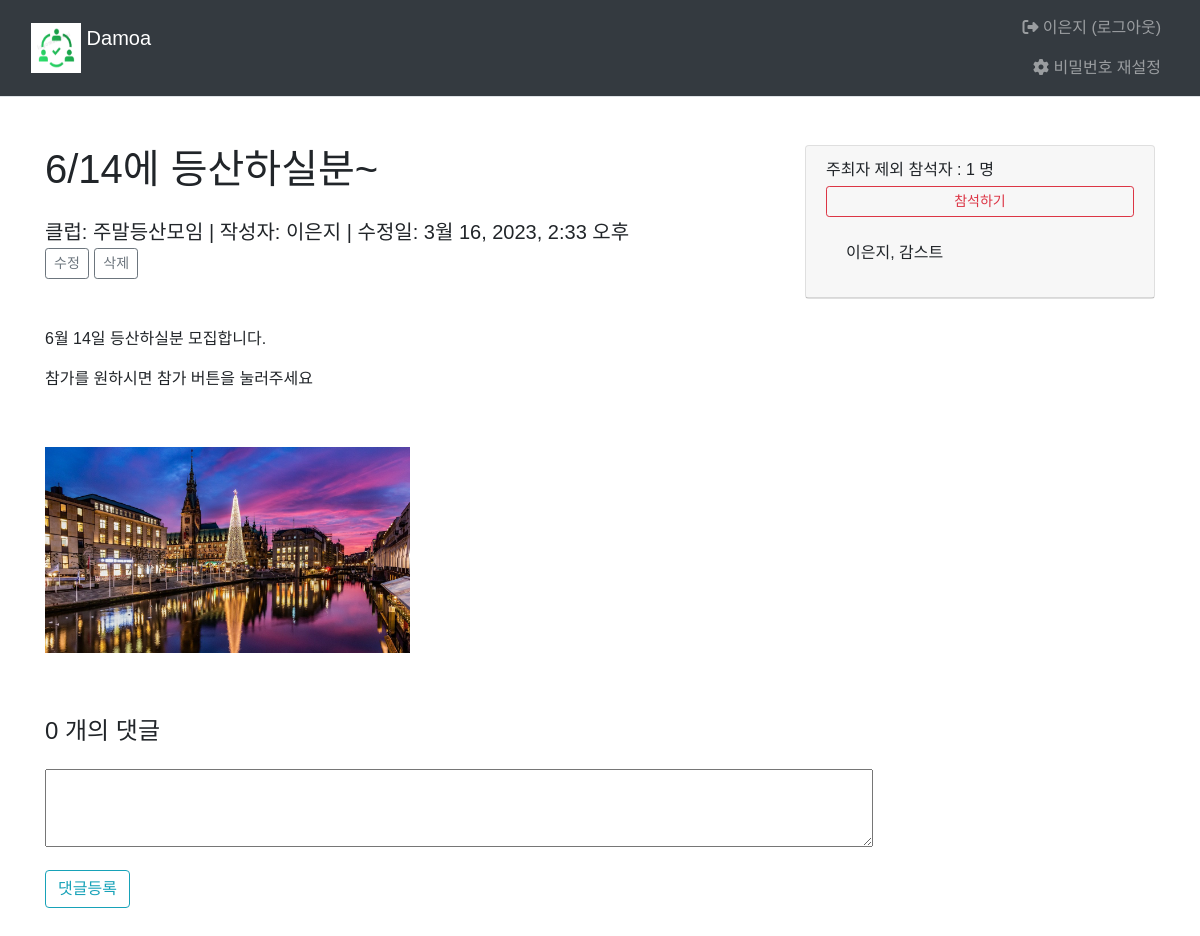
The app's page /main/board_list/reply/create/310/ (signed in), older data.
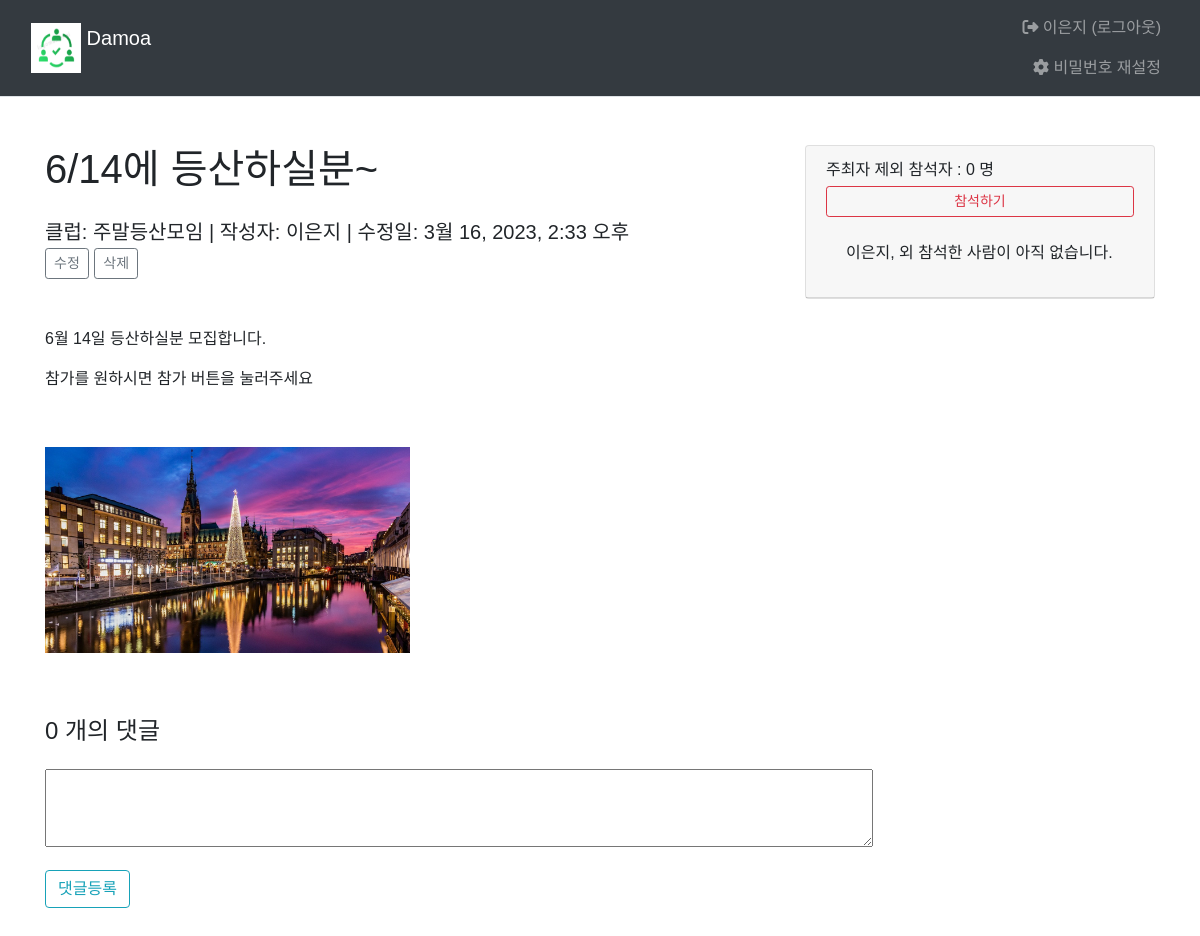
The same page, newer data.
### main/models.py (models this page shows, shortened)
class Board(models.Model):
    club = models.ForeignKey(Club, on_delete=models.CASCADE)
    author = models.ForeignKey(settings.AUTH_USER_MODEL, on_delete=models.CASCADE, default=1, null=True, related_name='author_board')
    subject = models.CharField('제목', max_length = 200,
                               help_text='게시글의 제목을 한 줄로 작성하세요.')
    content = models.TextField('내용', help_text='내용을 상세히 작성하세요.')
    create_date = models.DateTimeField('생성일')
    modify_date = models.DateTimeField(null=True, blank=True)
    voter=models.ManyToManyField(settings.AUTH_USER_MODEL, related_name='voter_board')
    event_date = models.DateTimeField('모임일',null=True, blank=True)

class Club(models.Model):
    class category(models.TextChoices):
        from django.utils.translation import gettext_lazy as _
        COOK = 'CK', _('Cook')
        CULTURE = 'CT', _('Culture')
        GAME = 'GA', _('Game')
        LANGUAGE = 'LA', _('Language')
        MUSIC = 'MU', _('Music')
        OUTDOOR = 'OD', _('Outdoor')
        SPORTS = 'SP', _('Sports')
    category = models.CharField(
        max_length=10,
        choices = category.choices,
        null=True
    )
    name=models.TextField('클럽이름')
    author = models.ForeignKey(settings.AUTH_USER_MODEL, on_delete=models.CASCADE, default=1, null=True, related_name='author_club')

### common/models.py (models this page shows)
class CustomUser(AbstractBaseUser, PermissionsMixin) :
    email = models.EmailField(blank=True, unique=True, default='')
    username = models.CharField(max_length = 15, unique=True)
    name = models.CharField(max_length=15)
    age = models.IntegerField()
    ad = models.CharField(max_length=50)
    is_active = models.BooleanField(default=True)
    is_superuser = models.BooleanField(default=True)
    is_staff = models.BooleanField(default=True)
    date_joined = models.DateTimeField(default=timezone.now)
    last_login = models.DateTimeField(blank=True, null=True)
    objects = CustomUserManager()
    USERNAME_FIELD = 'username'
    REQUIRED_FIELD = ['name']
    class Meta :
        ordering = ['-date_joined']
        verbose_name = 'User'
        verbose_name_plural = 'User'

### main/views.py (the view)
# urls.py: path('main/board_list/reply/create/<int:board_id>/', views.reply_create, name='reply_create'),
@login_required(login_url = 'common:login')
def reply_create(request, board_id):
    board=get_object_or_404(Board, pk=board_id)
    if request.method=='POST':
        form=ReplyForm(request.POST)
        if form.is_valid():
            reply=form.save(commit=False)
            reply.author=request.user
            reply.create_date=timezone.now()
            reply.board=board
            reply.save()
            return redirect('main:detail', board_id=board.id)
    else:
        form=ReplyForm()
    context={'board':board, 'form':form}
    return render(request, 'main/board_detail.html', context)

### main/forms.py
class ReplyForm(forms.ModelForm):
    class Meta:
        model = Reply
        fields = ['content']
        labels={
            'content':'답변내용',
        }

### templates/main/board_detail.html (shortened to what this page needs)
{% extends 'base.html' %}
{% block content %}
  <div class="container py-5">
    <div class="row">
      <div class="col-lg-8">
        <h1 class="mb-4">
          {{ board.subject }}</h1>
        <div class="lead mb-5">
          클럽:
          {{ board.club.name }}
          | 작성자:
          {{ board.author.name }}
          {% if board.modify_date %}
            | 수정일:
            {{ board.modify_date }}
            {%else%}
            | 작성일:
            {{ board.create_date }}
          {% endif %}
          <br>
          {% if request.user == board.author %}
            <a href="{% url 'main:board_modify' board.id %}" class="btn btn-sm btn-outline-secondary">수정</a>
            <a href="#" class="delete btn btn-sm btn-outline-secondary" data-uri="{% url 'main:board_delete' board.id %}">삭제</a>
          {% endif %}
        </div>
        {% autoescape off %}
        <p>{{ board.content|safe }}</p>
        {% endautoescape %}
        <div class="row">
          <div class="col-lg-12">
            <h4 class="mt-5 mb-4">{{board.reply_set.count}}
              개의 댓글</h4>
          </div>
        </div>
        <form action="{%url 'main:reply_create' board.id%}" method="post">
          <div class="form-group">
            <textarea name="content" id="content" cols="87%" rows="3"></textarea>
          </div>
          <input type="submit" value="댓글등록" class="btn btn-outline-info">
        </form>
      </div>
      <div class="col-lg-4">
        <div class="card">
          <div class="card-header">
            주최자 제외 참석자 :
            {{board.voter.count}}
            명
            {%if request.user in board.voter.all %}
              <a href="#" data-uri="{%url 'main:vote_board' board.id %}" class="recommend1 btn btn-sm btn-outline-danger btn-block my-1">참석취소</a>
              {%else%}
              <a href="#" data-uri="{%url 'main:vote_board' board.id %}" class="recommend btn btn-sm btn-outline-danger btn-block my-1">참석하기</a>
              {%endif%}
              <div class="card-body">
                {{board.author.name}},
                {% for voter in board.voter.all %}
                  {{ voter.name }}
                  {% empty %}
                  외 참석한 사람이 아직 없습니다.
                {% endfor %}
              </div>
            </div>
          </div>
        </div>
      </div>
    </div>
{% endblock %}

Row changes from the older to the newer data that the page shows:
no longer on this page (row edited): CustomUser: name "감스트"
computed for Board "6/14에 등산하실분~": voter.count "1" → "0"
Text that changed along with them:
text now shown: "외 참석한 사람이 아직 없습니다."
